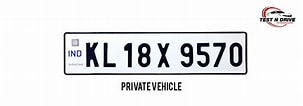
#> input picture test/example/number1.jpg, 303 x 106 px, found by its file name
$ python example.py
#> lines starting #> are read from the running program, lines starting #| are printed output that depends on the picture
import cv2
import pytesseract

# Provide the absolute path to the image
image_path = r'C:\Users\worka\Downloads\pandora-version-1\PANDORA\test\example\number1.jpg'

try:
    # Load the image
    image = cv2.imread(image_path)
#> image is the input picture: shape (106, 303, 3); mean B, G, R 232.7, 231.5, 231.1

    if image is None:
        print("Error: Unable to load the image.")
    else:
        # Apply Gaussian blur with parameters (3, 3)
        blurred_image = cv2.GaussianBlur(image, (3, 3), 0)
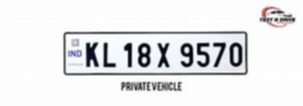
#> blurred_image: shape (106, 303, 3); mean B, G, R 232.7, 231.5, 231.1

        # Convert the blurred image to grayscale
        gray_image = cv2.cvtColor(blurred_image, cv2.COLOR_BGR2GRAY)

        # Use Tesseract to perform OCR on the grayscale image
        plate_text = pytesseract.image_to_string(gray_image)

        # Print the detected text (number plate)
        print("Detected Number Plate:", plate_text.strip())

except Exception as e:
    print("An error occurred:", e)
